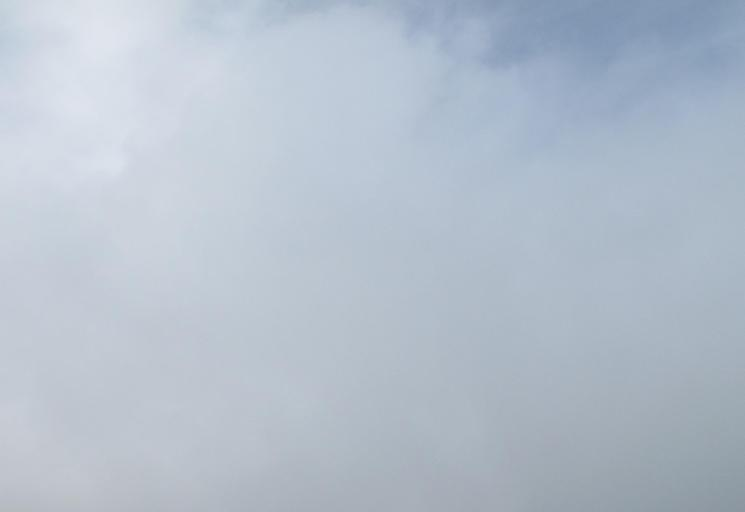
#> input picture Day Images/U9.jpg, 745 x 512 px, found by its file name; the run also reads 1 picture not shown here
$ python 3B.py   (Python 2 division)
#> lines starting #> are read from the running program, lines starting #| are printed output that depends on the picture; after the words box and inside, x2 and y2 are one past the last pixel; in counts of white or black regions, pixels touching at a corner belong together; long printed decimals are rounded
import cv2
import numpy as np
from matplotlib import pyplot as plt

img = cv2.imread('U9.jpg')
#> img is the input picture: shape (512, 745, 3); mean B, G, R 204.3, 191.4, 180.6
b,g,r = cv2.split(img)
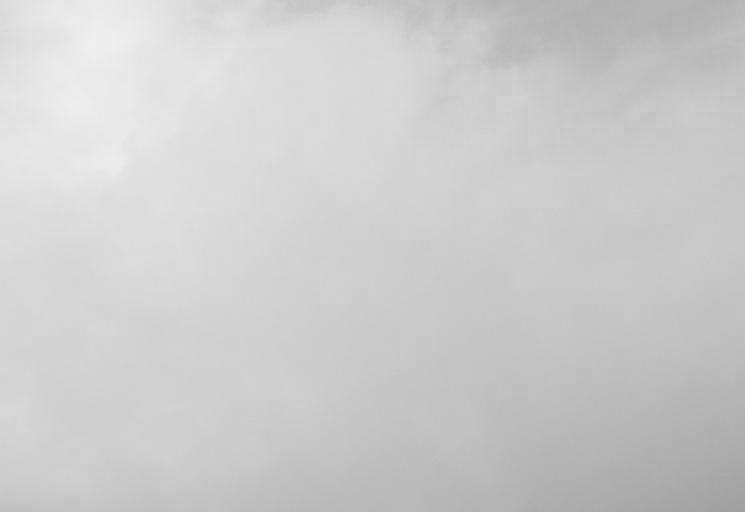
#> b: shape (512, 745); min 160, max 239, mean 204.3
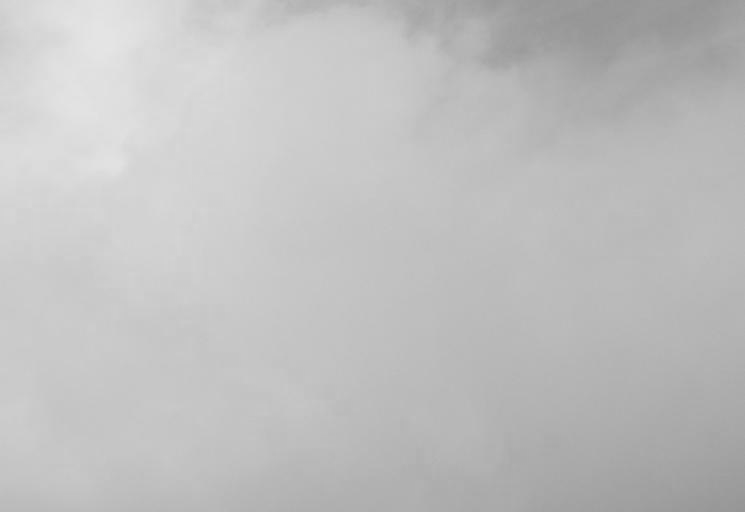
#> g: shape (512, 745); min 147, max 229, mean 191.4
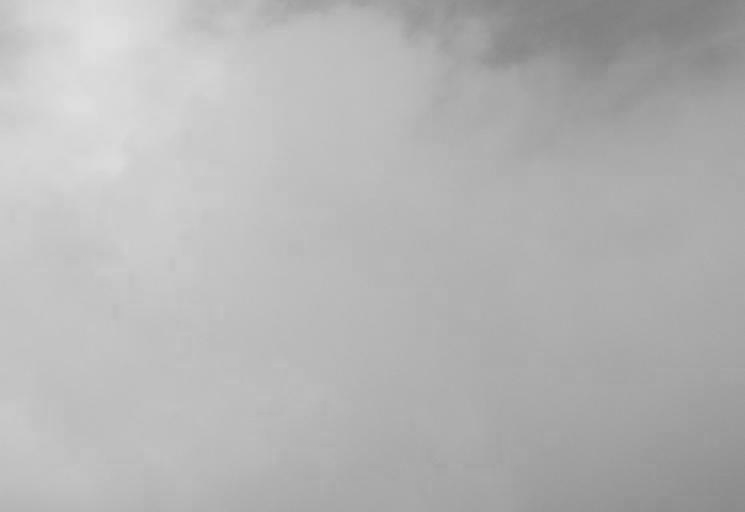
#> r: shape (512, 745); min 126, max 224, mean 180.6
img1 = cv2.imread('U9_GT.jpg')
imGT = cv2.cvtColor(img1, cv2.COLOR_BGR2GRAY)
#> imGT: shape (512, 745); every value is 255

min_value = np.min(b)
#> min_value = 160
max_value = np.max(b)
#> max_value = 239
range_value = max_value - min_value
#> range_value = 79
new_b = b.astype(float)
arr = ((new_b - min_value)/range_value)*255
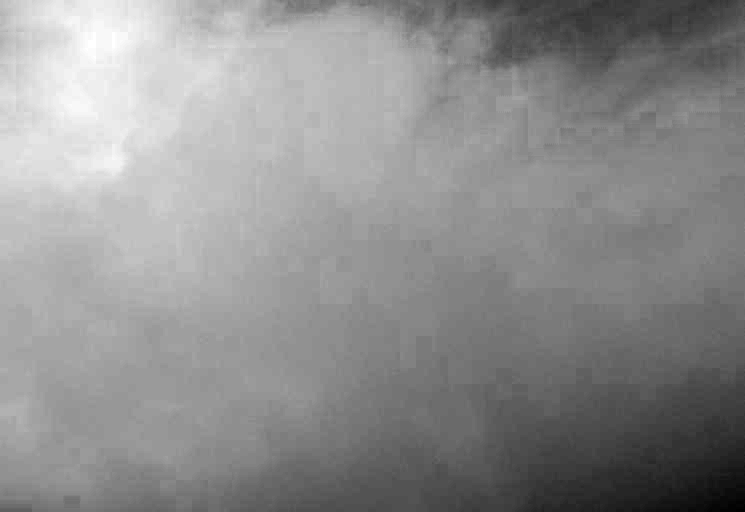
#> arr: shape (512, 745) float64; min 0, max 255, mean 143
final_b = arr.astype(np.uint8)
thresh, bw_im = cv2.threshold(final_b,0,255,cv2.THRESH_BINARY+cv2.THRESH_OTSU)
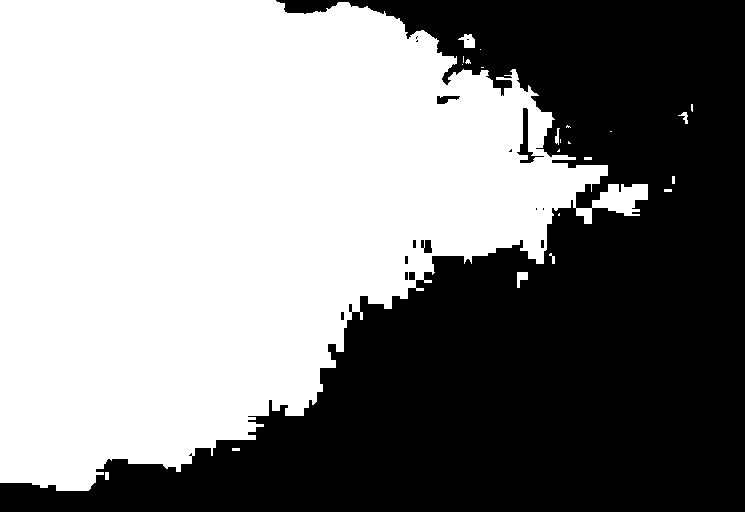
#> bw_im: shape (512, 745); 53% white; 16 black regions (6 under 20 px), largest, box (x1, y1, x2, y2) and area: (0, 0, 745, 512) 178355, (517, 108, 544, 163) 362, (437, 96, 460, 104) 115
#> thresh = 138
plt.subplot(221), plt.imshow(bw_im,'gray')
plt.subplot(222), plt.imshow(imGT,'gray')
plt.show()

err = bw_im.astype("float") - imGT.astype("float")
percentage_err = np.count_nonzero(err)/(float(bw_im.shape[0]*bw_im.shape[1]))*100
#> percentage_err = 46.96
print percentage_err
#| 46.962
